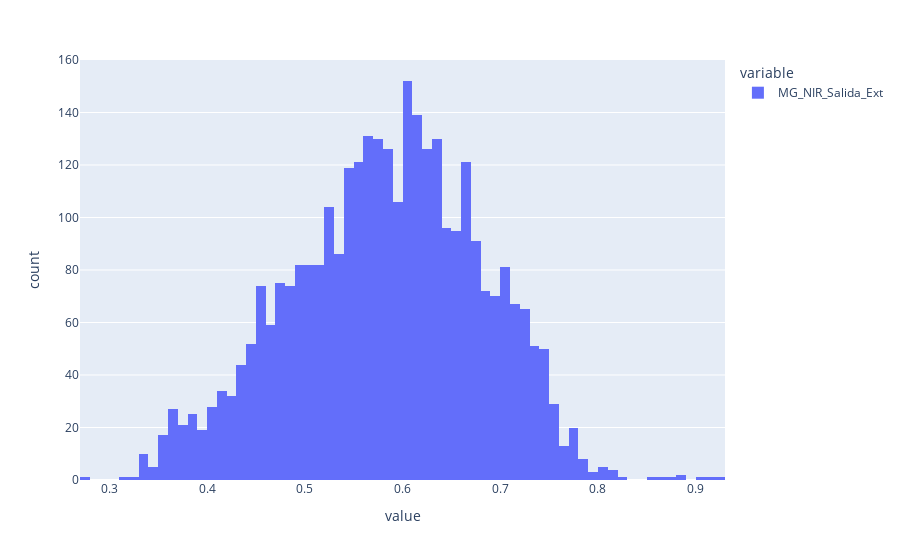

The cell this chart's notebook holds for it:
### Code cell
y.plot(kind='hist', bins=40)

### Figure 1 — Plotly figure (JSON) as saved in the notebook; plotly's stock layout.template omitted (floating-point values rounded to 4 significant figures; data arrays with more than 128 entries replaced by an {"elided": "..."} marker saying what was removed)
{"data": [{"alignmentgroup": "True", "bingroup": "x", "hovertemplate": "variable=MG_NIR_Salida_Ext<br>value=%{x}<br>count=%{y}<extra></extra>", "legendgroup": "MG_NIR_Salida_Ext", "marker": {"color": "#636efa"}, "name": "MG_NIR_Salida_Ext", "offsetgroup": "MG_NIR_Salida_Ext", "orientation": "v", "showlegend": true, "type": "histogram", "x": {"elided": "3265 float values"}, "xaxis": "x", "yaxis": "y"}], "layout": {"barmode": "relative", "legend": {"title": {"text": "variable"}, "tracegroupgap": 0}, "margin": {"t": 60}, "xaxis": {"anchor": "y", "domain": [0, 1], "title": {"text": "value"}}, "yaxis": {"anchor": "x", "domain": [0, 1], "title": {"text": "count"}}}}
